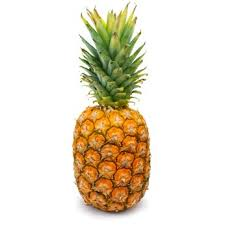
#> input picture BD_images/Ananas_08/image081.jpg, 225 x 225 px
$ python -i descripteurs.py   (imports and definitions only)   (older library calls are emulated)
#> lines starting #> are read from the running program, lines starting #| are printed output that depends on the picture; after the words box and inside, x2 and y2 are one past the last pixel; in counts of white or black regions, pixels touching at a corner belong together
#> further down, picture is the input picture: shape (225, 225, 3); mean B, G, R 206.4, 223.8, 232.5
### espaces_couleurs.py
import numpy as np
from PIL import Image


# =============================================================================
# CONVERSIONS RGB VERS AUTRES ESPACES DE COULEURS
# =============================================================================

# [82 lines left out: functions rgb_vers_gris_moyenne, rgb_vers_gris_bt601, rgb_vers_gris_bt709, not called in this run]


def rgb_vers_hsv(image):
    """
    Convertit RGB en HSV (Hue, Saturation, Value).

    Paramètres:
    -----------
    image : numpy.ndarray
        Image RGB (H, W, 3) avec valeurs [0-255]

    Retourne:
    ---------
    numpy.ndarray : Image HSV avec H∈[0,179], S∈[0,255], V∈[0,255]
    """
    if len(image.shape) != 3 or image.shape[2] != 3:
        raise ValueError("L'image doit être RGB (3 canaux)")

    img_norm = image.astype(np.float32) / 255.0
    R, G, B = img_norm[:,:,0], img_norm[:,:,1], img_norm[:,:,2]
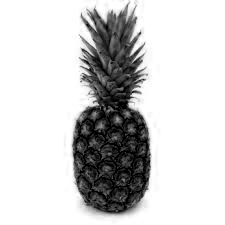
#> R: shape (225, 225) float32; min 0, max 1, mean 0.809

    V = np.max(img_norm, axis=2)
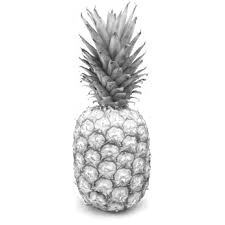
#> V: shape (225, 225) float32; min 0.11, max 1, mean 0.919
    m = np.min(img_norm, axis=2)
    delta = V - m

    # Saturation
    S = np.zeros_like(V)
    mask_v = V != 0
#> mask_v: shape (225, 225) bool; every value is 1
    S[mask_v] = delta[mask_v] / V[mask_v]
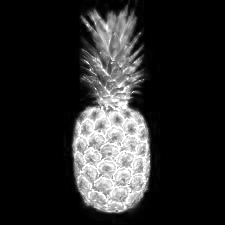
#> S: shape (225, 225) float32; min 0, max 1, mean 0.163

    # Teinte
    H = np.zeros_like(V)
    mask = delta != 0
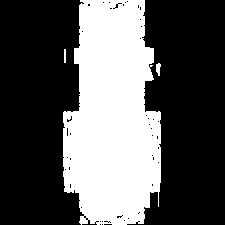
#> mask: shape (225, 225) bool; 34.9% white; 3 white regions, box (x1, y1, x2, y2) and area: (63, 0, 161, 225) 17572, (156, 63, 161, 76) 46, (64, 49, 66, 63) 28

    idx = (V == R) & mask
#> idx: shape (225, 225) bool; 3.4% white; 43 white regions (26 under 20 px), largest, box (x1, y1, x2, y2) and area: (148, 111, 161, 184) 348, (117, 203, 145, 225) 170, (63, 157, 72, 187) 138
    H[idx] = 60 * ((G[idx] - B[idx]) / delta[idx])

    idx = (V == G) & mask
#> idx: shape (225, 225) bool; 14.3% white; 32 white regions (17 under 20 px), largest, box (x1, y1, x2, y2) and area: (74, 0, 154, 110) 5761, (63, 132, 75, 193) 270, (149, 111, 161, 153) 208
    H[idx] = 60 * (2 + (B[idx] - R[idx]) / delta[idx])
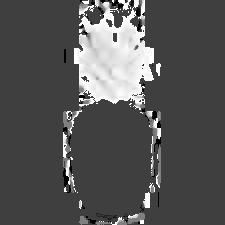
#> H: shape (225, 225) float32; min -60, max 180, mean 20.9; drawn with min black and max white

    idx = (V == B) & mask
#> idx: shape (225, 225) bool; 22% white; 32 white regions (17 under 20 px), largest, box (x1, y1, x2, y2) and area: (63, 87, 161, 225) 9207, (79, 0, 145, 38) 1110, (63, 168, 71, 193) 128
    H[idx] = 60 * (4 + (R[idx] - G[idx]) / delta[idx])

    H[H < 0] += 360
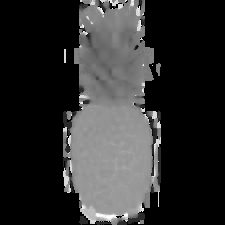
#> H: shape (225, 225) float32; min 0, max 352.5, mean 65; drawn with min black and max white

    # Format OpenCV : H/2, S*255, V*255
    return np.stack([H / 2, S * 255, V * 255], axis=2).astype(np.uint8)
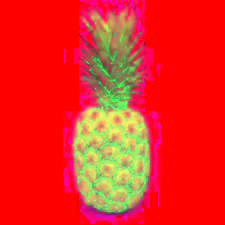
#> returned value: shape (225, 225, 3); mean of channels 0, 1, 2 32.4, 41.4, 234.2; drawn as B, G, R


# [265 lines left out: functions rgb_vers_hls, rgb_vers_ycrcb, rgb_vers_lab, rgb_vers_luv, rgb_vers_xyz, rgb_vers_bgr and 1 more, not called in this run]

### descripteurs.py
import numpy as np
import cv2
from espaces_couleurs import rgb_vers_hsv, rgb_vers_gris_bt601, rgb_vers_image_indexee


# [70 lines left out: functions calculer_histogramme_couleur, calculer_histogramme_gris, not called in this run]


def calculer_histogramme_hsv(image, bins_h=180, bins_s=256, bins_v=256, normaliser=False):
    """
    Calcule l'histogramme HSV d'une image RGB.

    Paramètres:
    -----------
    image : numpy.ndarray
        Image RGB (H, W, 3)
    bins_h : int
        Nombre de bins pour H (Hue) - max 180
    bins_s : int
        Nombre de bins pour S (Saturation)
    bins_v : int
        Nombre de bins pour V (Value)
    normaliser : bool
        Si True, normalise l'histogramme

    Retourne:
    ---------
    numpy.ndarray : Vecteur descripteur
    """
    # Convertir en HSV
    hsv = rgb_vers_hsv(image)

    # Calculer l'histogramme pour chaque canal
    hist_h = np.histogram(hsv[:,:,0], bins=bins_h, range=(0, 180))[0]
#> hist_h = 180 values, max 33049 at index 0, min 0 at index 1, mean 281.2
    hist_s = np.histogram(hsv[:,:,1], bins=bins_s, range=(0, 256))[0]
#> hist_s = 256 values, max 33619 at index 0, min 0 at index 254, mean 197.8
    hist_v = np.histogram(hsv[:,:,2], bins=bins_v, range=(0, 256))[0]
#> hist_v = 256 values, max 36322 at index 255, min 0 at index 0, mean 197.8

    # Concaténer
    vecteur_descripteur = np.concatenate([hist_h, hist_s, hist_v])
#> vecteur_descripteur = 692 values, max 36322 at index 691, min 0 at index 1, mean 219.5

    # Normaliser
    if normaliser:
        vecteur_descripteur = vecteur_descripteur.astype(np.float32)
        somme = np.sum(vecteur_descripteur)
        if somme > 0:
            vecteur_descripteur = vecteur_descripteur / somme

    return vecteur_descripteur

# [60 lines left out: functions calculer_histogramme_indexe, calculer_histogramme_cumule_gris, calculer_histogramme_cumule_couleur, calculer_histogramme_cumule_indexe, not called in this run]


from skimage.feature import local_binary_pattern
try:
    from skimage.feature import graycomatrix
except ImportError:
    from skimage.feature import greycomatrix as graycomatrix


# [319 lines left out: functions _vers_gris, _quantifier, _iterer_blocs, calculer_lbp_histogramme, calculer_entropie, calculer_image_indexee_descripteur and 11 more, not called in this run]

>>> import cv2
>>> picture = cv2.imread('BD_images/Ananas_08/image081.jpg')
>>> result = calculer_histogramme_hsv(picture)
#> result has the same summary as vecteur_descripteur in calculer_histogramme_hsv

$ run again, on BD_images/Ananas_08/image082.jpg
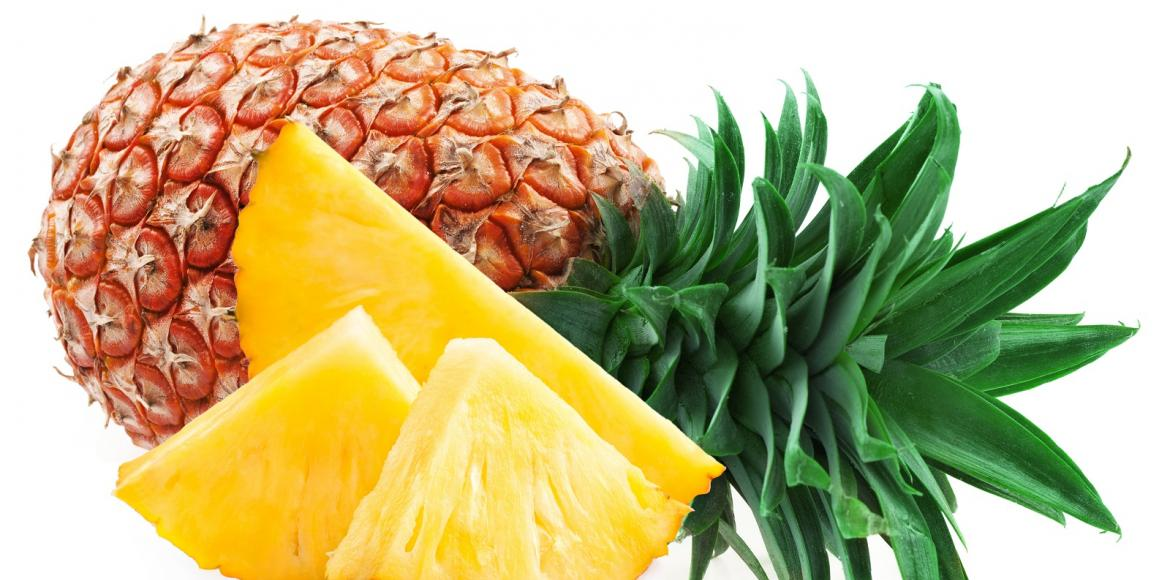
#> input picture BD_images/Ananas_08/image082.jpg, 1170 x 580 px
#> picture is the input picture: shape (580, 1170, 3); mean B, G, R 130.8, 181.7, 192.6
#> mask_v: shape (580, 1170) bool; every value is 1
#> in rgb_vers_hsv, `mask = delta != 0`:
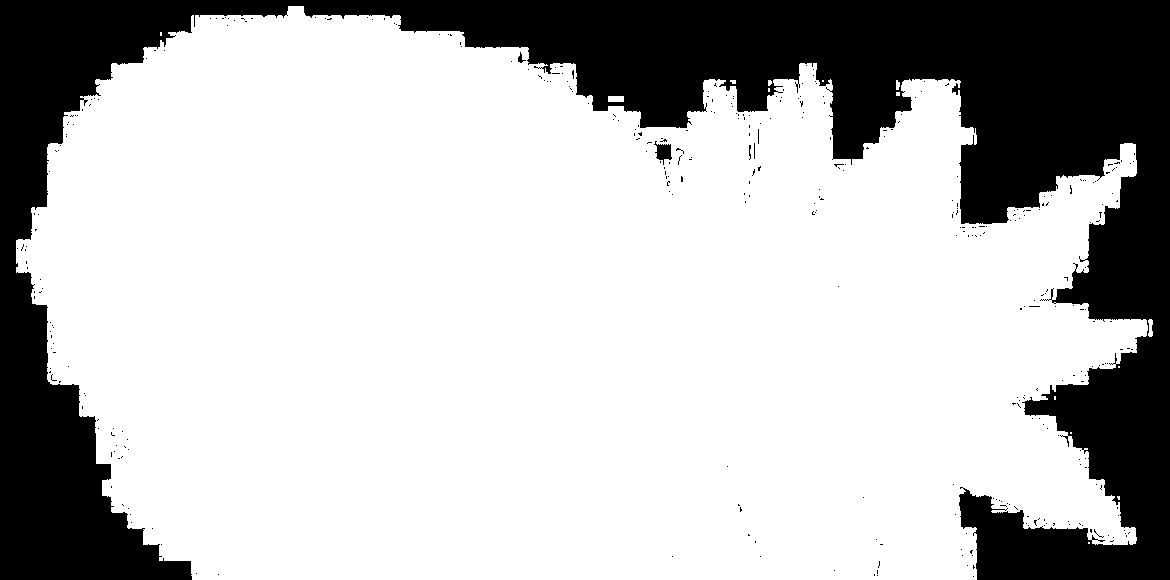
#> mask: shape (580, 1170) bool; 73.5% white; 370 black regions (366 under 20 px), largest, box (x1, y1, x2, y2) and area: (0, 0, 1170, 580) 178509, (654, 141, 672, 165) 228, (518, 52, 526, 63) 36, (749, 145, 751, 160) 21
#> in rgb_vers_hsv, `return np.stack([H / 2, S * 255, V * 255], axis=2).astype(np.uint8)`:
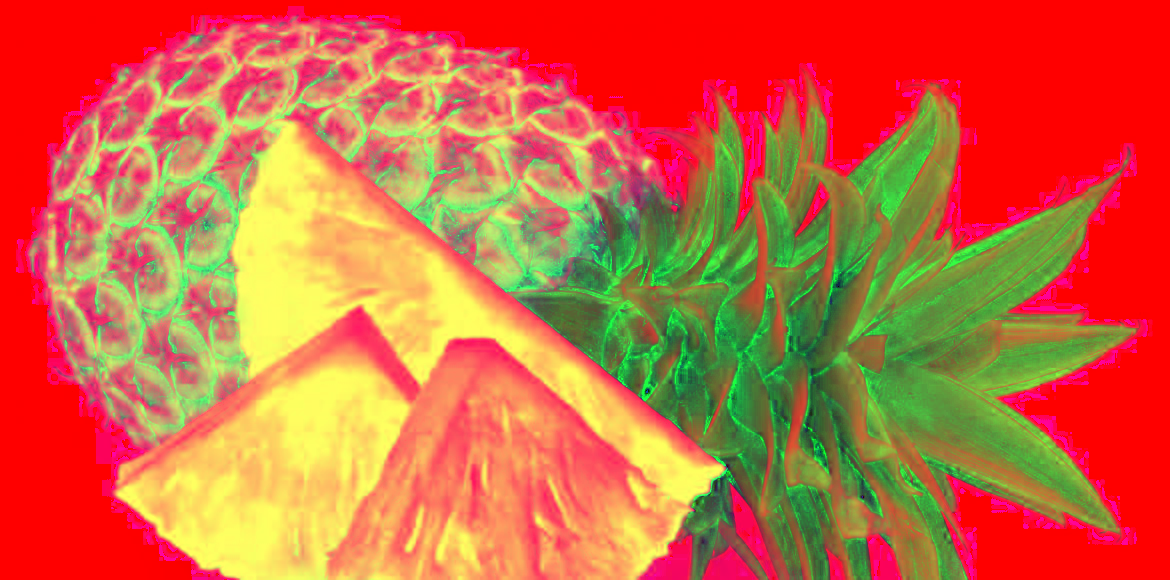
#> returned value: shape (580, 1170, 3); mean of channels 0, 1, 2 63.2, 104.3, 205.4; drawn as B, G, R
#> hist_h = 180 values, max 180372 at index 0, min 0 at index 1, mean 3770
#> hist_s = 256 values, max 183249 at index 0, min 325 at index 23, mean 2650.8
#> hist_v = 256 values, max 241676 at index 255, min 0 at index 0, mean 2650.8
#> vecteur_descripteur = 692 values, max 241676 at index 691, min 0 at index 1, mean 2941.9
#> result has the same summary as vecteur_descripteur in calculer_histogramme_hsv

$ run again, on BD_images/Ananas_08/image084.jpg
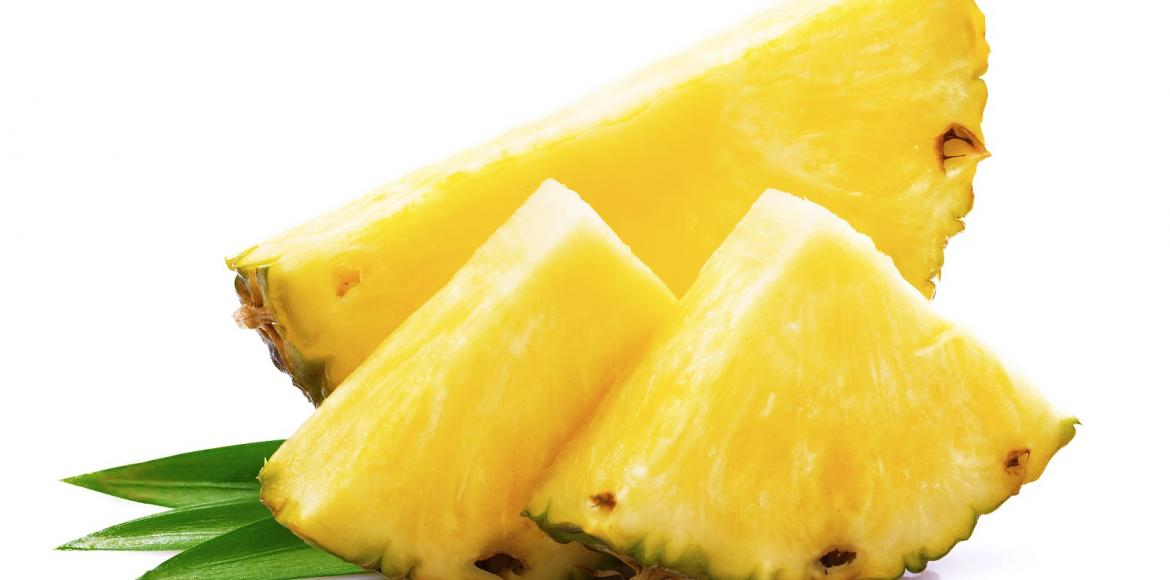
#> input picture BD_images/Ananas_08/image084.jpg, 1170 x 580 px
#> picture is the input picture: shape (580, 1170, 3); mean B, G, R 154.6, 221.7, 237.4
#> mask_v: shape (580, 1170) bool; every value is 1
#> in rgb_vers_hsv, `mask = delta != 0`:
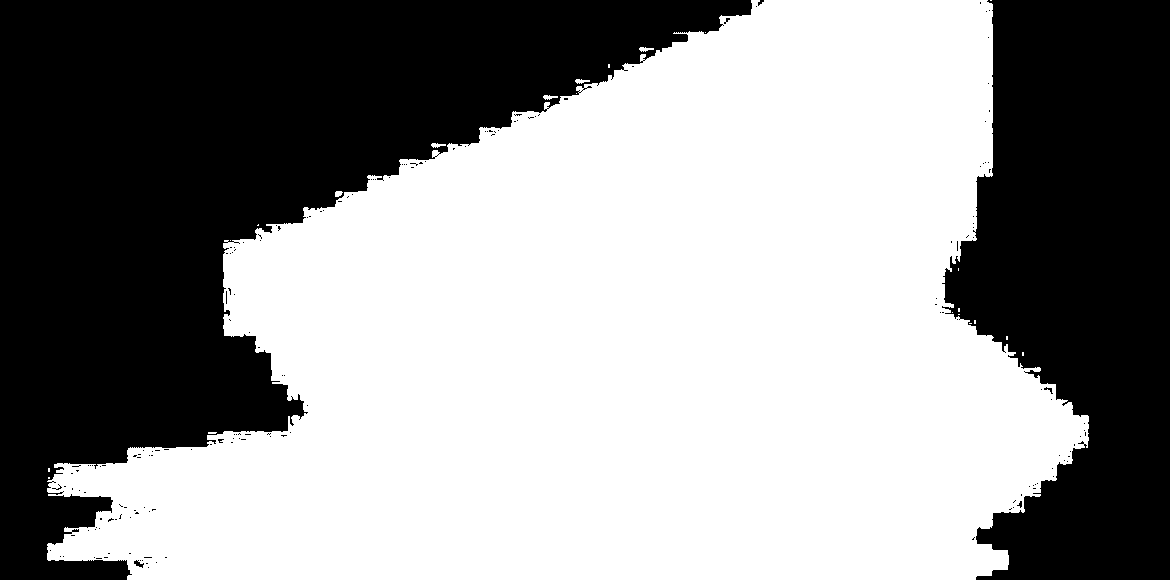
#> mask: shape (580, 1170) bool; 58.3% white; 179 black regions (175 under 20 px), largest, box (x1, y1, x2, y2) and area: (0, 0, 752, 580) 185064, (942, 0, 1170, 580) 97218, (134, 560, 144, 568) 39, (1044, 387, 1053, 394) 23
#> in rgb_vers_hsv, `return np.stack([H / 2, S * 255, V * 255], axis=2).astype(np.uint8)`:
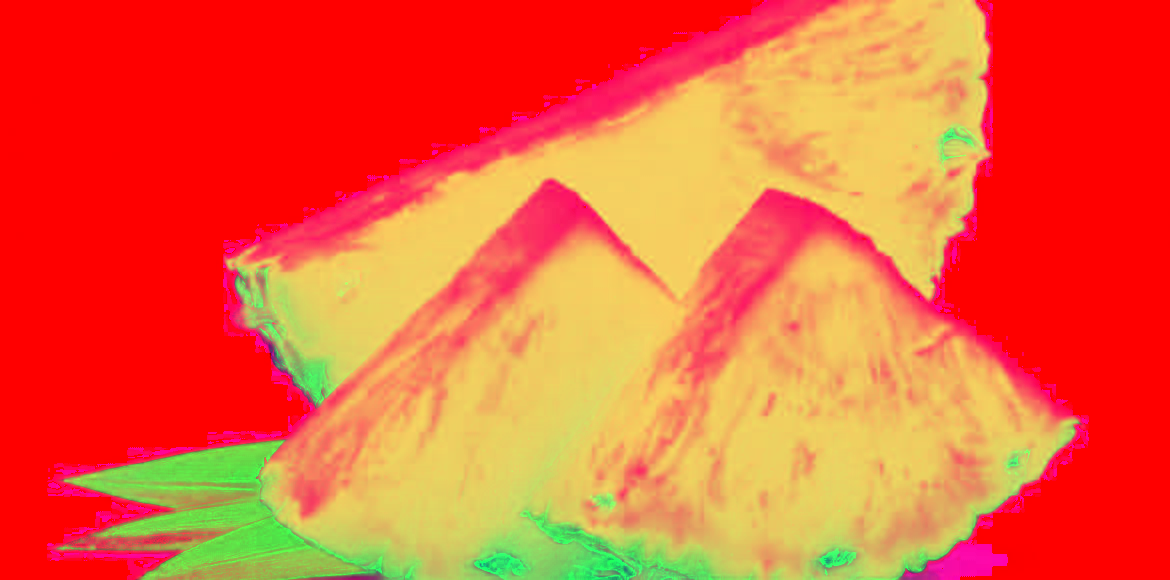
#> returned value: shape (580, 1170, 3); mean of channels 0, 1, 2 55.2, 96.6, 238.9; drawn as B, G, R
#> hist_h = 180 values, max 283653 at index 0, min 0 at index 1, mean 3770
#> hist_s = 256 values, max 285362 at index 0, min 0 at index 254, mean 2650.8
#> hist_v = 256 values, max 301440 at index 255, min 0 at index 0, mean 2650.8
#> vecteur_descripteur = 692 values, max 301440 at index 691, min 0 at index 1, mean 2941.9
#> result has the same summary as vecteur_descripteur in calculer_histogramme_hsv

$ run again, on BD_images/Ananas_08/image085.jpg
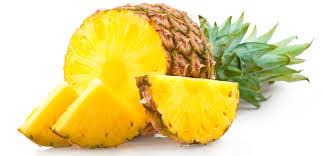
#> input picture BD_images/Ananas_08/image085.jpg, 323 x 156 px
#> picture is the input picture: shape (156, 323, 3); mean B, G, R 140.2, 213.3, 229.4
#> mask_v: shape (156, 323) bool; every value is 1
#> mask: shape (156, 323) bool; 66.2% white; 79 black regions (77 under 20 px), largest, box (x1, y1, x2, y2) and area: (176, 0, 323, 156) 8781, (0, 0, 112, 156) 8103
#> in rgb_vers_hsv, `return np.stack([H / 2, S * 255, V * 255], axis=2).astype(np.uint8)`:
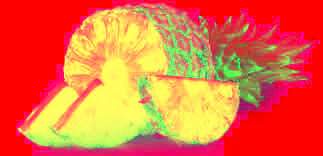
#> returned value: shape (156, 323, 3); mean of channels 0, 1, 2 61.6, 105.6, 232.5; drawn as B, G, R
#> hist_h = 180 values, max 17113 at index 0, min 0 at index 1, mean 279.9
#> hist_s = 256 values, max 17304 at index 0, min 38 at index 47, mean 196.8
#> hist_v = 256 values, max 22868 at index 255, min 0 at index 0, mean 196.8
#> vecteur_descripteur = 692 values, max 22868 at index 691, min 0 at index 1, mean 218.4
#> result has the same summary as vecteur_descripteur in calculer_histogramme_hsv
